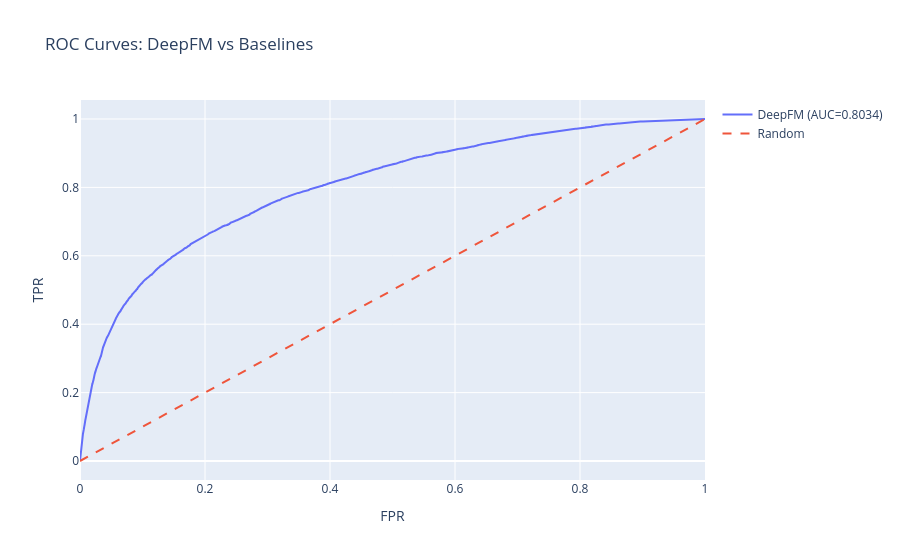
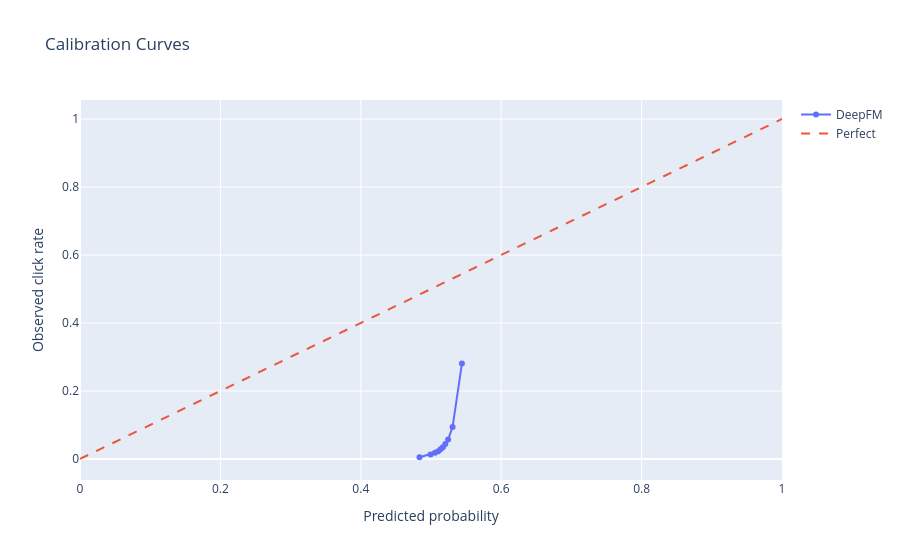

Here is the notebook cell these charts were saved with, in order:
### Code cell
# Overlaid ROC curves.
fig_roc = go.Figure()
fpr_dm, tpr_dm, _ = roc_curve(y_test, deepfm_proba)
fig_roc.add_trace(go.Scatter(x=fpr_dm, y=tpr_dm, mode="lines", name=f"DeepFM (AUC={deepfm_auc:.4f})"))

if lr_proba is not None:
    fpr_lr, tpr_lr, _ = roc_curve(y_test, lr_proba)
    fig_roc.add_trace(go.Scatter(x=fpr_lr, y=tpr_lr, mode="lines", name=f"LR (AUC={comparison['LR']['AUC']:.4f})"))
if xgb_proba is not None:
    fpr_xg, tpr_xg, _ = roc_curve(y_test, xgb_proba)
    fig_roc.add_trace(go.Scatter(x=fpr_xg, y=tpr_xg, mode="lines", name=f"XGBoost (AUC={comparison['XGBoost']['AUC']:.4f})"))

fig_roc.add_trace(go.Scatter(x=[0, 1], y=[0, 1], mode="lines", name="Random", line=dict(dash="dash")))
fig_roc.update_layout(title="ROC Curves: DeepFM vs Baselines", xaxis_title="FPR", yaxis_title="TPR")
fig_roc.show()

# Calibration comparison.
fig_cal = go.Figure()
for name, proba in [("DeepFM", deepfm_proba), ("LR", lr_proba), ("XGBoost", xgb_proba)]:
    if proba is None:
        continue
    prob_true, prob_pred = calibration_curve(y_test, proba, n_bins=10, strategy="quantile")
    fig_cal.add_trace(go.Scatter(x=prob_pred, y=prob_true, mode="lines+markers", name=name))

fig_cal.add_trace(go.Scatter(x=[0, 1], y=[0, 1], mode="lines", name="Perfect", line=dict(dash="dash")))
fig_cal.update_layout(title="Calibration Curves", xaxis_title="Predicted probability", yaxis_title="Observed click rate")
fig_cal.show()

### Figure 1 — Plotly figure (JSON) as saved in the notebook; plotly's stock layout.template omitted (floating-point values rounded to 4 significant figures; data arrays with more than 128 entries replaced by an {"elided": "..."} marker saying what was removed)
{"data": [{"mode": "lines", "name": "DeepFM (AUC=0.8034)", "type": "scatter", "x": {"elided": "7673 float values"}, "y": {"elided": "7673 float values"}}, {"line": {"dash": "dash"}, "mode": "lines", "name": "Random", "type": "scatter", "x": [0, 1], "y": [0, 1]}], "layout": {"title": {"text": "ROC Curves: DeepFM vs Baselines"}, "xaxis": {"title": {"text": "FPR"}}, "yaxis": {"title": {"text": "TPR"}}}}

### Figure 2 — Plotly figure (JSON) as saved in the notebook; plotly's stock layout.template omitted (floating-point values rounded to 4 significant figures)
{"data": [{"mode": "lines+markers", "name": "DeepFM", "type": "scatter", "x": [0.4837, 0.4994, 0.5057, 0.5102, 0.5136, 0.5169, 0.5204, 0.5244, 0.5307, 0.544], "y": [0.004933, 0.01267, 0.018, 0.02227, 0.02853, 0.0344, 0.04413, 0.05733, 0.09387, 0.2804]}, {"line": {"dash": "dash"}, "mode": "lines", "name": "Perfect", "type": "scatter", "x": [0, 1], "y": [0, 1]}], "layout": {"title": {"text": "Calibration Curves"}, "xaxis": {"title": {"text": "Predicted probability"}}, "yaxis": {"title": {"text": "Observed click rate"}}}}
